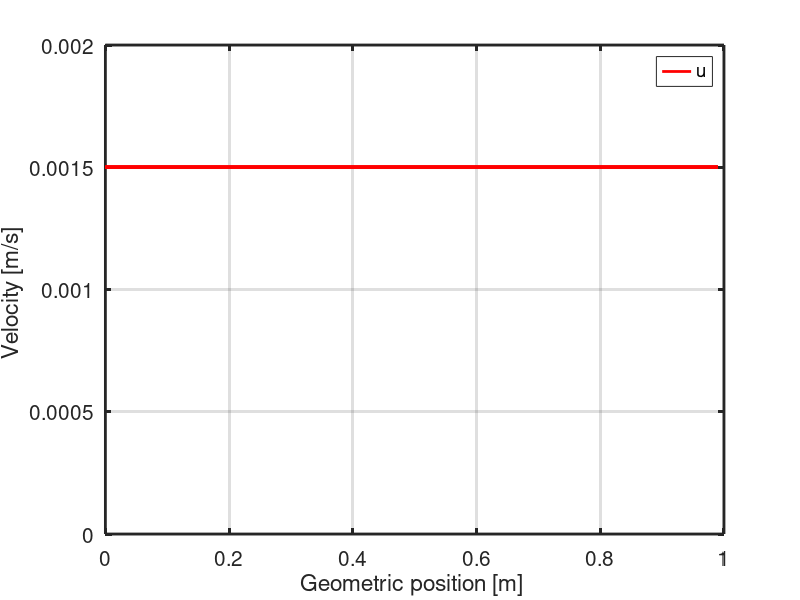
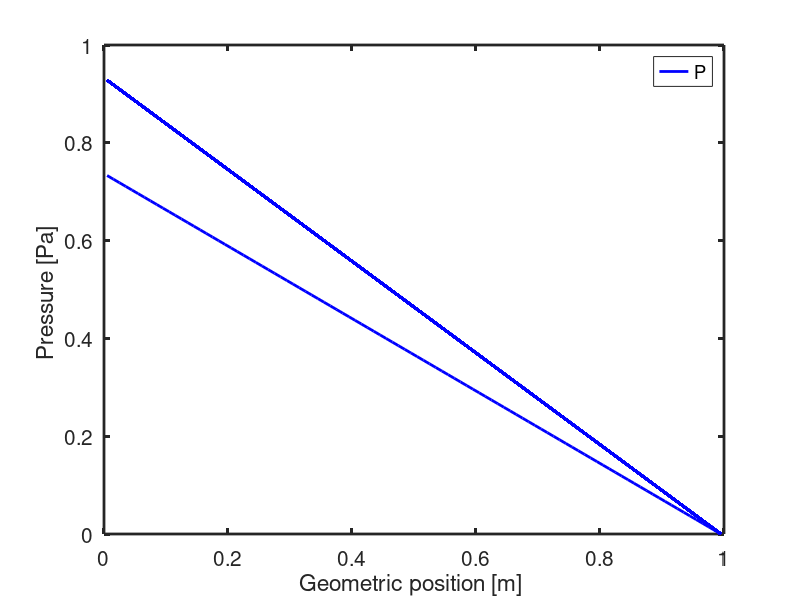
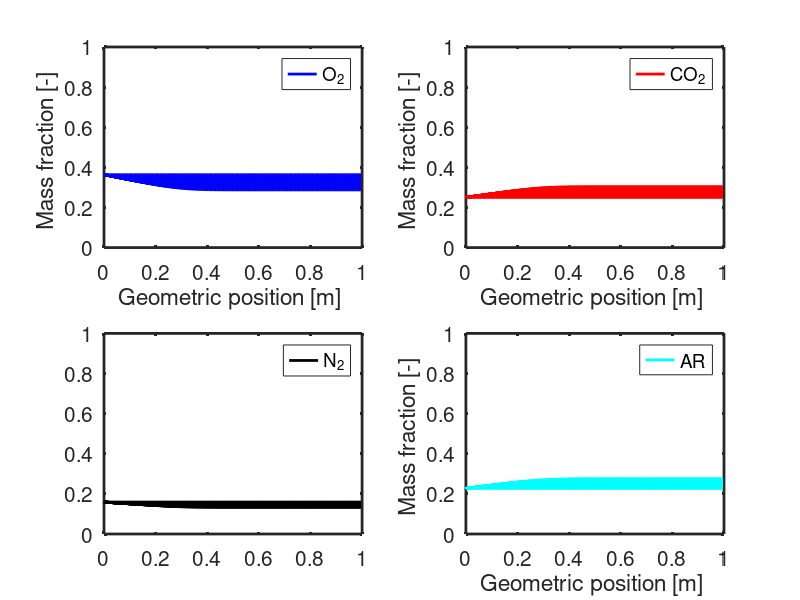
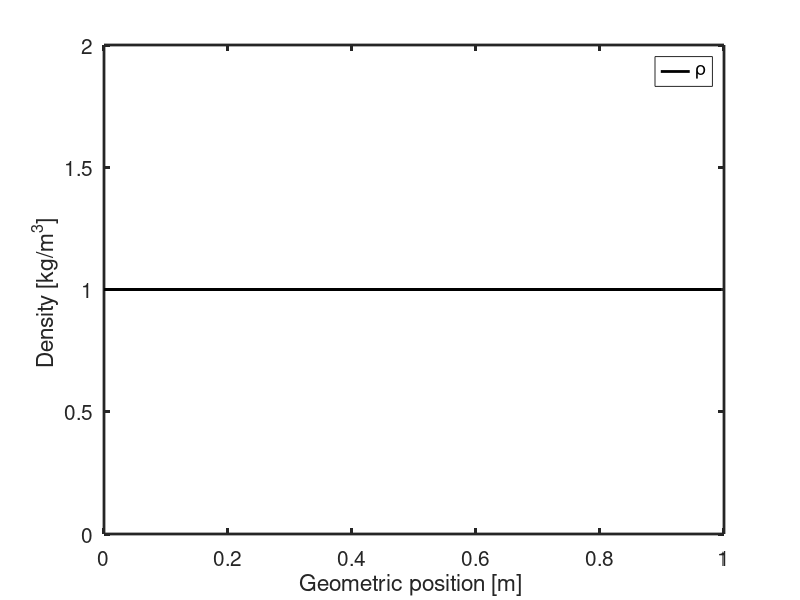

Recreate these plots in MATLAB, in order. (Note: this script raises an error after producing the figures.)
% this script is made to post process the time dependent data
% received from the matlab calculation. 

clear all;
close all;
clc;

A = importdata('output.txt');%_NPI100_time1600.txt');
B = importdata('diff.txt');%_NPI100_time1600.txt');
C = importdata('x_dummy.txt');%_NPI100_time1600.txt');

yy = B.data;
y = A.data;
yyy = C.data;

% Assign some pointers
it   = find(strcmpi('Time',A.colheaders));
ix   = find(strcmpi('Position',A.colheaders));
ix_u   = find(strcmpi('u_Position',A.colheaders));
iu   = find(strcmpi('Velocity',A.colheaders));
iT   = find(strcmpi('Temperature',A.colheaders));
iP   = find(strcmpi('Pressure',A.colheaders));
if1  = find(strcmpi('species1',A.colheaders));
if2  = find(strcmpi('species2',A.colheaders));
if3  = find(strcmpi('species3',A.colheaders));
if4  = find(strcmpi('species4',A.colheaders));
irho  = find(strcmpi('density',A.colheaders));

iD1  = find(strcmpi('Dspecies1',B.colheaders));
iD2  = find(strcmpi('Dspecies2',B.colheaders));
iD3  = find(strcmpi('Dspecies3',B.colheaders));
iD4  = find(strcmpi('Dspecies4',B.colheaders));
iX1  = find(strcmpi('X1',B.colheaders));
iX2  = find(strcmpi('X2',B.colheaders));
iX3  = find(strcmpi('X3',B.colheaders));
iX4  = find(strcmpi('X4',B.colheaders));

iMr  = find(strcmpi('Mr',C.colheaders));
iMp  = find(strcmpi('Mp',C.colheaders));
iYr1 = find(strcmpi('Yp1',C.colheaders));
iYr2 = find(strcmpi('Yp2',C.colheaders));
iYr3 = find(strcmpi('Yp3',C.colheaders));
iYr4 = find(strcmpi('Yp4',C.colheaders));

% store the values in the appropriate array
time = y(:,it);
x = y(:,ix);
x_u = y(:,ix_u);
u = y(:,iu);
T = y(:,iT);
P = y(:,iP);
f1 = y(:,if1);
f2 = y(:,if2);
f3 = y(:,if3);
f4 = y(:,if4);
rho = y(:,irho);

D1 = yy(:,iD1);
D2 = yy(:,iD2);
D3 = yy(:,iD3);
D4 = yy(:,iD4);
X1 = yy(:,iX1);
X2 = yy(:,iX2);
X3 = yy(:,iX3);
X4 = yy(:,iX4);

Mr  = yyy(:,iMr);
Mp  = yyy(:,iMp);
Yr1 = yyy(:,iYr1);
Yr2 = yyy(:,iYr2);
Yr3 = yyy(:,iYr3);
Yr4 = yyy(:,iYr4);

% reshape the array such that they can be plotted within
% the computational domain. 
col = length(unique(time));
row = length(u)/col;
row2 = length(Mr)/col;

x_new = reshape(x,[row, col]);
x_u_new = reshape(x_u,[row, col]);
u_new = reshape(u,[row, col]);
T_new = reshape(T,[row, col]);
P_new = reshape(P,[row, col]);
f1_new = reshape(f1,[row, col]);
f2_new = reshape(f2,[row, col]);
f3_new = reshape(f3,[row, col]);
f4_new = reshape(f4,[row, col]);
rho_new = reshape(rho,[row, col]);

D1_new = reshape(D1,[row, col]);
D2_new = reshape(D2,[row, col]);
D3_new = reshape(D3,[row, col]);
D4_new = reshape(D4,[row, col]);
X1_new = reshape(X1,[row, col]);
X2_new = reshape(X2,[row, col]);
X3_new = reshape(X3,[row, col]);
X4_new = reshape(X4,[row, col]);

Mr_new  = reshape(Mr,[row2, col]);
Mp_new  = reshape(Mp,[row2, col]);
Yr1_new = reshape(Yr1,[row2, col]);
Yr2_new = reshape(Yr2,[row2, col]);
Yr3_new = reshape(Yr3,[row2, col]);
Yr4_new = reshape(Yr4,[row2, col]);
% plot the results
% figure(1)
% hold on
% plot(x_new(2:row-1,:),T_new(2:row-1,:),'-k','LineWidth',2)
% xlabel('Geometric position [m] ','LineWidth', 2)
% ylabel('Temperature [K] ','LineWidth', 2)
% axis([0 1 0 0.002]);
% legend('T','NorthEast')
% set(gca, 'box', 'on', 'LineWidth', 2, 'FontSize', 15)

figure(2);
hold on
grid on
plot(x_u_new(2:row-1,:),u_new(2:row-1,:),'-r','LineWidth',2);
xlabel('Geometric position [m] ','LineWidth', 2)
ylabel('Velocity [m/s] ','LineWidth', 2)
axis([0 1 0 0.002]);
legend('u','Location','NorthEast')
set(gca, 'box', 'on', 'LineWidth', 2, 'FontSize', 15)

figure(3);
hold on
plot(x_new(2:row-1,:),P_new(2:row-1,:),'-b','LineWidth',2);
xlabel('Geometric position [m] ','LineWidth', 2)
ylabel('Pressure [Pa] ','LineWidth', 2)
axis([0 1 0 1]);
legend('P','Location','NorthEast')
set(gca, 'box', 'on', 'LineWidth', 2, 'FontSize', 15)

figure(4);
hold on
grid on
subplot(2,2,1);
p1 = plot(x_new(1:row-1,:),f1_new(1:row-1,:),'-b','LineWidth',2);
set(gca, 'box', 'on', 'LineWidth', 2, 'FontSize', 15)
axis([0 1 0 1])
legend(p1,'O_2', 'Location','NorthEast')
xlabel('Geometric position [m] ','LineWidth', 2)
ylabel('Mass fraction [-] ','LineWidth', 2)

subplot(2,2,2)
p2 = plot(x_new(1:row-1,:),f2_new(1:row-1,:),'-r','LineWidth',2);
set(gca, 'box', 'on', 'LineWidth', 2, 'FontSize', 15)
axis([0 1 0 1])
legend(p2,'CO_2', 'Location','NorthEast')
xlabel('Geometric position [m] ','LineWidth', 2)
ylabel('Mass fraction [-] ','LineWidth', 2)

subplot(2,2,3);
p3 = plot(x_new(1:row-1,:),f3_new(1:row-1,:),'-k','LineWidth',2);
set(gca, 'box', 'on', 'LineWidth', 2, 'FontSize', 15)
axis([0 1 0 1])
legend(p3,'N_2', 'Location','NorthEast')

subplot(2,2,4);
p4 = plot(x_new(1:row-1,:),f4_new(1:row-1,:),'-c','LineWidth',2);
set(gca, 'box', 'on', 'LineWidth', 2, 'FontSize', 15)
axis([0 1 0 1])
legend(p4,'AR', 'Location','NorthEast')
xlabel('Geometric position [m] ','LineWidth', 2)
ylabel('Mass fraction [-] ','LineWidth', 2)
% legend('O_2','CO_2','N_2','Ar','location','NorthEast')
 
figure(5);
hold on
plot(x_new(1:row-1,:),rho_new(1:row-1,:),'-k','LineWidth',2);
xlabel('Geometric position [m] ','LineWidth', 2)
ylabel('Density [kg/m^3] ','LineWidth', 2)
axis([0 1 0 2]);
legend('\rho','Location','NorthEast')
set(gca, 'box', 'on', 'LineWidth', 2, 'FontSize', 15)

%%
figure(6);
hold on
grid on
subplot(2,2,1);
p1 = plot(x_new(1:row-1,:),D1_new(1:row-1,:),'-b','LineWidth',2);
set(gca, 'box', 'on', 'LineWidth', 2, 'FontSize', 15)
axis([0 1 1.4*10^(-5) 2.1*10^(-5)])
legend(p1,'D_{O_2}', 'Location','SouthEast')
xlabel('Geometric position [m] ','LineWidth', 2)
ylabel('Diffusivity ','LineWidth', 2)

subplot(2,2,2);
p2 = plot(x_new(1:row-1,:),D2_new(1:row-1,:),'-r','LineWidth',2);
set(gca, 'box', 'on', 'LineWidth', 2, 'FontSize', 15)
axis([0 1 1.4*10^(-5) 2.1*10^(-5)])
legend(p2,'D_{CO_2}', 'Location','NorthEast')
xlabel('Geometric position [m] ','LineWidth', 2)
ylabel('Diffusivity','LineWidth', 2)

subplot(2,2,3);
p3 = plot(x_new(1:row-1,:),D3_new(1:row-1,:),'-k','LineWidth',2);
set(gca, 'box', 'on', 'LineWidth', 2, 'FontSize', 15)
axis([0 1 1.4*10^(-5) 2.1*10^(-5)])
legend(p3,'D_{N_2}', 'Location','SouthEast')
xlabel('Geometric position [m] ','LineWidth', 2)
ylabel('Diffusivity','LineWidth', 2)

subplot(2,2,4);
p4 = plot(x_new(1:row-1,:),D4_new(1:row-1,:),'-c','LineWidth',2);
set(gca, 'box', 'on', 'LineWidth', 2, 'FontSize', 15)
axis([0 1 1.4*10^(-5) 2.1*10^(-5)])
legend(p4,'D_{AR}', 'Location','SouthEast')
xlabel('Geometric position [m] ','LineWidth', 2)
ylabel('Diffusivity ','LineWidth', 2)

%%
figure(7);
hold on
grid on
subplot(2,2,1);
p1 = plot(x_new(1:row-1,:),X1_new(1:row-1,:),'-b','LineWidth',2);
set(gca, 'box', 'on', 'LineWidth', 2, 'FontSize', 15)
axis([0 1 0 1])
legend(p1,'X_{O_2}', 'Location','SouthEast')
xlabel('Geometric position [m] ','LineWidth', 2)
ylabel('Mole fraction [-]','LineWidth', 2)

subplot(2,2,2);
p2 = plot(x_new(1:row-1,:),X2_new(1:row-1,:),'-r','LineWidth',2);
set(gca, 'box', 'on', 'LineWidth', 2, 'FontSize', 15)
axis([0 1 0 1])
legend(p2,'X_{CO_2}', 'Location','NorthEast')
xlabel('Geometric position [m] ','LineWidth', 2)
ylabel('Mole fraction','LineWidth', 2)

subplot(2,2,3);
p3 = plot(x_new(1:row-1,:),X3_new(1:row-1,:),'-k','LineWidth',2);
set(gca, 'box', 'on', 'LineWidth', 2, 'FontSize', 15)
axis([0 1 0 1])
legend(p3,'X_{N_2}', 'Location','SouthEast')
xlabel('Geometric position [m] ','LineWidth', 2)
ylabel('Mole fraction','LineWidth', 2)

subplot(2,2,4);
p4 = plot(x_new(1:row-1,:),X4_new(1:row-1,:),'-c','LineWidth',2);
set(gca, 'box', 'on', 'LineWidth', 2, 'FontSize', 15)
axis([0 1 0 1])
legend(p4,'X_{AR}', 'Location','SouthEast')
xlabel('Geometric position [m] ','LineWidth', 2)
ylabel('Mole fraction ','LineWidth', 2)

%%%%%%%%%%%%%%%%%%%%%%%%%%%%%%%%%%%%%%%%%%%%%%%%%%%%%%%%%%%%%%%%%%%%%%%%%%%
%%%             here starts the video generation                        %%%
%%%%%%%%%%%%%%%%%%%%%%%%%%%%%%%%%%%%%%%%%%%%%%%%%%%%%%%%%%%%%%%%%%%%%%%%%%%
Fall = struct('O2',f1_new,'CO2',f2_new,'N2',f3_new,'AR',f4_new);
Xall = struct('O2',X1_new,'CO2',X2_new,'N2',X3_new,'AR',X4_new);
Yall = struct('O2',Yr1_new,'CO2',Yr2_new,'N2',Yr3_new,'AR',Yr4_new);

fields = fieldnames(Yall);

for i = 1:numel(fields)
    fields(i);
    path_Results = strcat('C:\Users\s137280\Documents\Master_tue\Internship\internship_github\species_12_11_2018\results\Ytotal',num2str(i),'.avi');
    filename = VideoWriter(path_Results)
    filename.FrameRate = 4;

    axis tight manual % this ensures that getframe() returns a consistent size
    for n = 1:1:col
        
    %% mass fraction
    h1 = figure(10);
    hold on
    p1 = plot(x_new(2:row-1,n),Mr_new(2:row-1,n).*Fall.(fields{i})(2:row-1,n),'-r','LineWidth',2);
    p2 = plot(x_new(2:row-1,n),Mp_new(2:row-1,n).*Yall.(fields{i})(2:row-1,n),'-k','LineWidth',2);

    set(gca, 'box', 'on', 'LineWidth', 2, 'FontSize', 15);

    axis([0 1 0 0.0016]);
    legend([p1 p2], strcat(fields{i}, ' M_r'), strcat(fields{i}, ' M_p'), 'Location','NorthEast');
    xlabel('Geometric position [m] ','LineWidth', 2);
    ylabel('Mass fraction [-] ','LineWidth', 2);
    title(strcat('Time:',num2str(time(row*n))));
    frame1 = getframe(h1);
    open(filename);
    writeVideo(filename,frame1); 
    close(figure(10)); 
    end
    
    close(filename);
    
end
% for i = 1:numel(fields)
%     fields(i);
%     path_Results = strcat('C:\Users\s137280\Documents\Master_tue\Internship\internship_github\Species_sink\results\Y',num2str(i),'.avi');
%     filename = VideoWriter(path_Results)
%     filename.FrameRate = 5;
%     
%     path_Results2 = strcat('C:\Users\s137280\Documents\Master_tue\Internship\internship_github\Species_sink\results\X',num2str(i),'.avi');
%     filename2 = VideoWriter(path_Results2)
%     filename2.FrameRate = 5;
%     
%     h1 = figure(1);
%     h2 = figure(2);
%     axis tight manual % this ensures that getframe() returns a consistent size
%     for n = 1:1:col
%         
%     %% mass fraction
%     h1 = figure(10);
%     plot(x_new(1:row-1,n),Xall.(fields{i})(1:row-1,n),'-b','LineWidth',2);
%     set(gca, 'box', 'on', 'LineWidth', 2, 'FontSize', 15)
% 
%     axis([0 1 0 1]);
%     legend(fields{i}, 'Location','NorthEast')
%     xlabel('Geometric position [m] ','LineWidth', 2)
%     ylabel('Mass fraction [-] ','LineWidth', 2)
%     title(strcat('Time:',num2str(time(row*n))));
%     frame1 = getframe(h1);
%     open(filename);
%     writeVideo(filename,frame1); 
%     
%     %% mole fraction 
%     h2 = figure(20)
%     plot(x_new(1:row-1,n),Xall.(fields{i})(1:row-1,n),'-r','LineWidth',2);
%     set(gca, 'box', 'on', 'LineWidth', 2, 'FontSize', 15)
% 
%     axis([0 1 0 1]);
%     legend(fields{i}, 'Location','NorthEast')
%     xlabel('Geometric position [m] ','LineWidth', 2)
%     ylabel('Mole fraction [-] ','LineWidth', 2)
%     title(strcat('Time:',num2str(time(row*n))));
%       % Capture the plot as an image 
%         
%     frame2 = getframe(h2);
%     open(filename2);
%     writeVideo(filename2,frame2); 
%       % Write to the avi File 
%           
% %       else 
%      %      end 
%     end
%     close(filename);
%     close(filename2);
% 
% end

% play1 = implay('species1.avi')
% play2 = implay('species2.avi')
% play3 = implay('species3.avi')
% play4 = implay('species4.avi')
